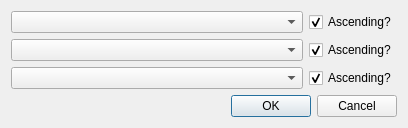
<?xml version="1.0" encoding="UTF-8"?>
<ui version="4.0">
 <class>Dialog</class>
 <widget class="QDialog" name="Dialog">
  <property name="geometry">
   <rect>
    <x>0</x>
    <y>0</y>
    <width>408</width>
    <height>125</height>
   </rect>
  </property>
  <property name="windowTitle">
   <string>Dialog</string>
  </property>
  <property name="modal">
   <bool>true</bool>
  </property>
  <layout class="QVBoxLayout" name="verticalLayout">
   <item>
    <layout class="QHBoxLayout" name="horizontalLayout">
     <item>
      <widget class="QgsFieldComboBox" name="fieldSelectCB">
       <property name="sizePolicy">
        <sizepolicy hsizetype="Expanding" vsizetype="Fixed">
         <horstretch>0</horstretch>
         <verstretch>0</verstretch>
        </sizepolicy>
       </property>
      </widget>
     </item>
     <item>
      <widget class="QCheckBox" name="sortOrderCB">
       <property name="text">
        <string>Ascending?</string>
       </property>
       <property name="checked">
        <bool>true</bool>
       </property>
      </widget>
     </item>
    </layout>
   </item>
   <item>
    <layout class="QHBoxLayout" name="horizontalLayout_2">
     <item>
      <widget class="QgsFieldComboBox" name="fieldSelectCB2">
       <property name="sizePolicy">
        <sizepolicy hsizetype="Expanding" vsizetype="Fixed">
         <horstretch>0</horstretch>
         <verstretch>0</verstretch>
        </sizepolicy>
       </property>
      </widget>
     </item>
     <item>
      <widget class="QCheckBox" name="sortOrderCB2">
       <property name="text">
        <string>Ascending?</string>
       </property>
       <property name="checked">
        <bool>true</bool>
       </property>
      </widget>
     </item>
    </layout>
   </item>
   <item>
    <layout class="QHBoxLayout" name="horizontalLayout_3">
     <item>
      <widget class="QgsFieldComboBox" name="fieldSelectCB3">
       <property name="sizePolicy">
        <sizepolicy hsizetype="Expanding" vsizetype="Fixed">
         <horstretch>0</horstretch>
         <verstretch>0</verstretch>
        </sizepolicy>
       </property>
      </widget>
     </item>
     <item>
      <widget class="QCheckBox" name="sortOrderCB3">
       <property name="text">
        <string>Ascending?</string>
       </property>
       <property name="checked">
        <bool>true</bool>
       </property>
      </widget>
     </item>
    </layout>
   </item>
   <item>
    <widget class="QDialogButtonBox" name="buttonBox">
     <property name="orientation">
      <enum>Qt::Horizontal</enum>
     </property>
     <property name="standardButtons">
      <set>QDialogButtonBox::Cancel|QDialogButtonBox::Ok</set>
     </property>
    </widget>
   </item>
  </layout>
 </widget>
 <customwidgets>
  <customwidget>
   <class>QgsFieldComboBox</class>
   <extends>QComboBox</extends>
   <header>qgsfieldcombobox.h</header>
  </customwidget>
 </customwidgets>
 <resources/>
 <connections>
  <connection>
   <sender>buttonBox</sender>
   <signal>accepted()</signal>
   <receiver>Dialog</receiver>
   <slot>accept()</slot>
   <hints>
    <hint type="sourcelabel">
     <x>248</x>
     <y>254</y>
    </hint>
    <hint type="destinationlabel">
     <x>157</x>
     <y>274</y>
    </hint>
   </hints>
  </connection>
  <connection>
   <sender>buttonBox</sender>
   <signal>rejected()</signal>
   <receiver>Dialog</receiver>
   <slot>reject()</slot>
   <hints>
    <hint type="sourcelabel">
     <x>316</x>
     <y>260</y>
    </hint>
    <hint type="destinationlabel">
     <x>286</x>
     <y>274</y>
    </hint>
   </hints>
  </connection>
 </connections>
</ui>
